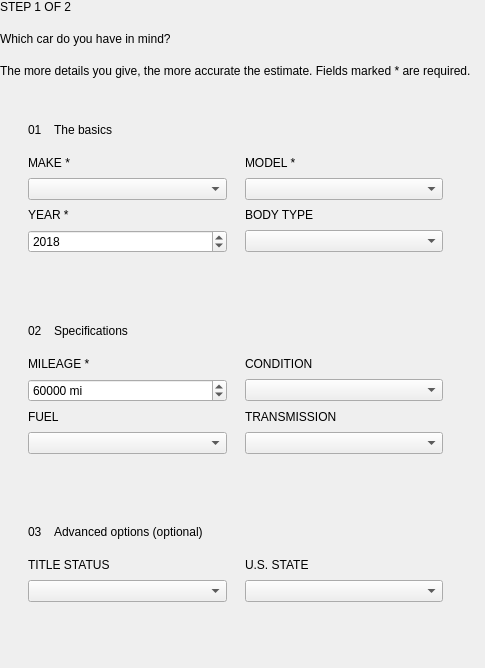
          <widget class="QWidget" name="scrollAreaVehicleContents">
           <layout class="QVBoxLayout" name="verticalLayoutVehicleContents">
            <property name="spacing">
             <number>18</number>
            </property>
            <property name="leftMargin">
             <number>0</number>
            </property>
            <property name="topMargin">
             <number>0</number>
            </property>
            <property name="rightMargin">
             <number>14</number>
            </property>
            <property name="bottomMargin">
             <number>0</number>
            </property>
            <item>
             <widget class="QLabel" name="labelVehicleEyebrow">
              <property name="text">
               <string>STEP 1 OF 2</string>
              </property>
              <property name="sizePolicy">
               <sizepolicy hsizetype="Preferred" vsizetype="Fixed">
                <horstretch>0</horstretch>
                <verstretch>0</verstretch>
               </sizepolicy>
              </property>
              <property name="role" stdset="0">
               <string>eyebrow</string>
              </property>
             </widget>
            </item>
            <item>
             <widget class="QLabel" name="labelVehicleTitle">
              <property name="text">
               <string>Which car do you have in mind?</string>
              </property>
              <property name="sizePolicy">
               <sizepolicy hsizetype="Preferred" vsizetype="Fixed">
                <horstretch>0</horstretch>
                <verstretch>0</verstretch>
               </sizepolicy>
              </property>
              <property name="role" stdset="0">
               <string>title</string>
              </property>
             </widget>
            </item>
            <item>
             <widget class="QLabel" name="labelVehicleSubtitle">
              <property name="text">
               <string>The more details you give, the more accurate the estimate. Fields marked * are required.</string>
              </property>
              <property name="sizePolicy">
               <sizepolicy hsizetype="Preferred" vsizetype="Fixed">
                <horstretch>0</horstretch>
                <verstretch>0</verstretch>
               </sizepolicy>
              </property>
              <property name="role" stdset="0">
               <string>muted</string>
              </property>
             </widget>
            </item>
            <item>
             <widget class="QFrame" name="frameBasicCard">
              <property name="card" stdset="0">
               <bool>true</bool>
              </property>
              <property name="frameShape">
               <enum>QFrame::NoFrame</enum>
              </property>
              <layout class="QVBoxLayout" name="verticalLayout_frameBasicCard">
               <property name="spacing">
                <number>16</number>
               </property>
               <property name="leftMargin">
                <number>28</number>
               </property>
               <property name="topMargin">
                <number>24</number>
               </property>
               <property name="rightMargin">
                <number>28</number>
               </property>
               <property name="bottomMargin">
                <number>26</number>
               </property>
               <item>
                <layout class="QHBoxLayout" name="horizontalLayoutTitle_frameBasicCard">
                 <property name="spacing">
                  <number>12</number>
                 </property>
                 <property name="leftMargin">
                  <number>0</number>
                 </property>
                 <property name="topMargin">
                  <number>0</number>
                 </property>
                 <property name="rightMargin">
                  <number>0</number>
                 </property>
                 <property name="bottomMargin">
                  <number>0</number>
                 </property>
                 <item>
                  <widget class="QLabel" name="labelBasicCardNo">
                   <property name="text">
                    <string>01</string>
                   </property>
                   <property name="sizePolicy">
                    <sizepolicy hsizetype="Preferred" vsizetype="Fixed">
                     <horstretch>0</horstretch>
                     <verstretch>0</verstretch>
                    </sizepolicy>
                   </property>
                   <property name="role" stdset="0">
                    <string>stepNumber</string>
                   </property>
                  </widget>
                 </item>
                 <item>
                  <widget class="QLabel" name="labelBasicCardTitle">
                   <property name="text">
                    <string>The basics</string>
                   </property>
                   <property name="sizePolicy">
                    <sizepolicy hsizetype="Preferred" vsizetype="Fixed">
                     <horstretch>0</horstretch>
                     <verstretch>0</verstretch>
                    </sizepolicy>
                   </property>
                   <property name="role" stdset="0">
                    <string>cardTitle</string>
                   </property>
                  </widget>
                 </item>
                 <item>
                  <spacer name="spacerTitle_frameBasicCard">
                   <property name="orientation">
                    <enum>Qt::Horizontal</enum>
                   </property>
                   <property name="sizeHint">
                    <size>
                     <width>40</width>
                     <height>20</height>
                    </size>
                   </property>
                  </spacer>
                 </item>
                </layout>
               </item>
               <item>
                <layout class="QGridLayout" name="gridLayoutBasic">
                 <property name="leftMargin">
                  <number>0</number>
                 </property>
                 <property name="topMargin">
                  <number>0</number>
                 </property>
                 <property name="rightMargin">
                  <number>0</number>
                 </property>
                 <property name="bottomMargin">
                  <number>0</number>
                 </property>
                 <property name="horizontalSpacing">
                  <number>18</number>
                 </property>
                 <property name="verticalSpacing">
                  <number>8</number>
                 </property>
                 <item row="0" column="0" colspan="1">
                  <widget class="QLabel" name="labelManufacturer">
                   <property name="text">
                    <string>MAKE *</string>
                   </property>
                   <property name="sizePolicy">
                    <sizepolicy hsizetype="Preferred" vsizetype="Fixed">
                     <horstretch>0</horstretch>
                     <verstretch>0</verstretch>
                    </sizepolicy>
                   </property>
                   <property name="role" stdset="0">
                    <string>field</string>
                   </property>
                  </widget>
                 </item>
                 <item row="1" column="0" colspan="1">
                  <widget class="QComboBox" name="comboBoxManufacturer" />
                 </item>
                 <item row="0" column="1" colspan="1">
                  <widget class="QLabel" name="labelModel">
                   <property name="text">
                    <string>MODEL *</string>
                   </property>
                   <property name="sizePolicy">
                    <sizepolicy hsizetype="Preferred" vsizetype="Fixed">
                     <horstretch>0</horstretch>
                     <verstretch>0</verstretch>
                    </sizepolicy>
                   </property>
                   <property name="role" stdset="0">
                    <string>field</string>
                   </property>
                  </widget>
                 </item>
                 <item row="1" column="1" colspan="1">
                  <widget class="QComboBox" name="comboBoxModel" />
                 </item>
                 <item row="2" column="0" colspan="1">
                  <widget class="QLabel" name="labelYear">
                   <property name="text">
                    <string>YEAR *</string>
                   </property>
                   <property name="sizePolicy">
                    <sizepolicy hsizetype="Preferred" vsizetype="Fixed">
                     <horstretch>0</horstretch>
                     <verstretch>0</verstretch>
                    </sizepolicy>
                   </property>
                   <property name="role" stdset="0">
                    <string>field</string>
                   </property>
                  </widget>
                 </item>
                 <item row="3" column="0" colspan="1">
                  <widget class="QSpinBox" name="spinBoxYear">
                   <property name="minimum">
                    <number>1990</number>
                   </property>
                   <property name="maximum">
                    <number>2022</number>
                   </property>
                   <property name="value">
                    <number>2018</number>
                   </property>
                   <property name="singleStep">
                    <number>1</number>
                   </property>
                  </widget>
                 </item>
                 <item row="2" column="1" colspan="1">
                  <widget class="QLabel" name="labelType">
                   <property name="text">
                    <string>BODY TYPE</string>
                   </property>
                   <property name="sizePolicy">
                    <sizepolicy hsizetype="Preferred" vsizetype="Fixed">
                     <horstretch>0</horstretch>
                     <verstretch>0</verstretch>
                    </sizepolicy>
                   </property>
                   <property name="role" stdset="0">
                    <string>field</string>
                   </property>
                  </widget>
                 </item>
                 <item row="3" column="1" colspan="1">
                  <widget class="QComboBox" name="comboBoxType" />
                 </item>
                </layout>
               </item>
              </layout>
             </widget>
            </item>
            <item>
             <widget class="QFrame" name="frameSpecsCard">
              <property name="card" stdset="0">
               <bool>true</bool>
              </property>
              <property name="frameShape">
               <enum>QFrame::NoFrame</enum>
              </property>
              <layout class="QVBoxLayout" name="verticalLayout_frameSpecsCard">
               <property name="spacing">
                <number>16</number>
               </property>
               <property name="leftMargin">
                <number>28</number>
               </property>
               <property name="topMargin">
                <number>24</number>
               </property>
               <property name="rightMargin">
                <number>28</number>
               </property>
               <property name="bottomMargin">
                <number>26</number>
               </property>
               <item>
                <layout class="QHBoxLayout" name="horizontalLayoutTitle_frameSpecsCard">
                 <property name="spacing">
                  <number>12</number>
                 </property>
                 <property name="leftMargin">
                  <number>0</number>
                 </property>
                 <property name="topMargin">
                  <number>0</number>
                 </property>
                 <property name="rightMargin">
                  <number>0</number>
                 </property>
                 <property name="bottomMargin">
                  <number>0</number>
                 </property>
                 <item>
                  <widget class="QLabel" name="labelSpecsCardNo">
                   <property name="text">
                    <string>02</string>
                   </property>
                   <property name="sizePolicy">
                    <sizepolicy hsizetype="Preferred" vsizetype="Fixed">
                     <horstretch>0</horstretch>
                     <verstretch>0</verstretch>
                    </sizepolicy>
                   </property>
                   <property name="role" stdset="0">
                    <string>stepNumber</string>
                   </property>
                  </widget>
                 </item>
                 <item>
                  <widget class="QLabel" name="labelSpecsCardTitle">
                   <property name="text">
                    <string>Specifications</string>
                   </property>
                   <property name="sizePolicy">
                    <sizepolicy hsizetype="Preferred" vsizetype="Fixed">
                     <horstretch>0</horstretch>
                     <verstretch>0</verstretch>
                    </sizepolicy>
                   </property>
                   <property name="role" stdset="0">
                    <string>cardTitle</string>
                   </property>
                  </widget>
                 </item>
                 <item>
                  <spacer name="spacerTitle_frameSpecsCard">
                   <property name="orientation">
                    <enum>Qt::Horizontal</enum>
                   </property>
                   <property name="sizeHint">
                    <size>
                     <width>40</width>
                     <height>20</height>
                    </size>
                   </property>
                  </spacer>
                 </item>
                </layout>
               </item>
               <item>
                <layout class="QGridLayout" name="gridLayoutSpecs">
                 <property name="leftMargin">
                  <number>0</number>
                 </property>
                 <property name="topMargin">
                  <number>0</number>
                 </property>
                 <property name="rightMargin">
                  <number>0</number>
                 </property>
                 <property name="bottomMargin">
                  <number>0</number>
                 </property>
                 <property name="horizontalSpacing">
                  <number>18</number>
                 </property>
                 <property name="verticalSpacing">
                  <number>8</number>
                 </property>
                 <item row="0" column="0" colspan="1">
                  <widget class="QLabel" name="labelOdometer">
                   <property name="text">
                    <string>MILEAGE *</string>
                   </property>
                   <property name="sizePolicy">
                    <sizepolicy hsizetype="Preferred" vsizetype="Fixed">
                     <horstretch>0</horstretch>
                     <verstretch>0</verstretch>
                    </sizepolicy>
                   </property>
                   <property name="role" stdset="0">
                    <string>field</string>
                   </property>
                  </widget>
                 </item>
                 <item row="1" column="0" colspan="1">
                  <widget class="QSpinBox" name="spinBoxOdometer">
                   <property name="minimum">
                    <number>0</number>
                   </property>
                   <property name="maximum">
                    <number>400000</number>
                   </property>
                   <property name="value">
                    <number>60000</number>
                   </property>
                   <property name="singleStep">
                    <number>5000</number>
                   </property>
                   <property name="suffix">
                    <string> mi</string>
                   </property>
                   <property name="groupSeparatorShown">
                    <bool>true</bool>
                   </property>
                  </widget>
                 </item>
                 <item row="0" column="1" colspan="1">
                  <widget class="QLabel" name="labelCondition">
                   <property name="text">
                    <string>CONDITION</string>
                   </property>
                   <property name="sizePolicy">
                    <sizepolicy hsizetype="Preferred" vsizetype="Fixed">
                     <horstretch>0</horstretch>
                     <verstretch>0</verstretch>
                    </sizepolicy>
                   </property>
                   <property name="role" stdset="0">
                    <string>field</string>
                   </property>
                  </widget>
                 </item>
                 <item row="1" column="1" colspan="1">
                  <widget class="QComboBox" name="comboBoxCondition" />
                 </item>
                 <item row="2" column="0" colspan="1">
                  <widget class="QLabel" name="labelFuel">
                   <property name="text">
                    <string>FUEL</string>
                   </property>
                   <property name="sizePolicy">
                    <sizepolicy hsizetype="Preferred" vsizetype="Fixed">
                     <horstretch>0</horstretch>
                     <verstretch>0</verstretch>
                    </sizepolicy>
                   </property>
                   <property name="role" stdset="0">
                    <string>field</string>
                   </property>
                  </widget>
                 </item>
                 <item row="3" column="0" colspan="1">
                  <widget class="QComboBox" name="comboBoxFuel" />
                 </item>
                 <item row="2" column="1" colspan="1">
                  <widget class="QLabel" name="labelTransmission">
                   <property name="text">
                    <string>TRANSMISSION</string>
                   </property>
                   <property name="sizePolicy">
                    <sizepolicy hsizetype="Preferred" vsizetype="Fixed">
                     <horstretch>0</horstretch>
                     <verstretch>0</verstretch>
                    </sizepolicy>
                   </property>
                   <property name="role" stdset="0">
                    <string>field</string>
                   </property>
                  </widget>
                 </item>
                 <item row="3" column="1" colspan="1">
                  <widget class="QComboBox" name="comboBoxTransmission" />
                 </item>
                </layout>
               </item>
              </layout>
             </widget>
            </item>
            <item>
             <widget class="QFrame" name="frameAdvancedCard">
              <property name="card" stdset="0">
               <bool>true</bool>
              </property>
              <property name="frameShape">
               <enum>QFrame::NoFrame</enum>
              </property>
              <layout class="QVBoxLayout" name="verticalLayoutAdvanced">
               <property name="spacing">
                <number>16</number>
               </property>
               <property name="leftMargin">
                <number>28</number>
               </property>
               <property name="topMargin">
                <number>24</number>
               </property>
               <property name="rightMargin">
                <number>28</number>
               </property>
               <property name="bottomMargin">
                <number>26</number>
               </property>
               <item>
                <layout class="QHBoxLayout" name="horizontalLayoutAdvancedTitle">
                 <property name="spacing">
                  <number>12</number>
                 </property>
                 <property name="leftMargin">
                  <number>0</number>
                 </property>
                 <property name="topMargin">
                  <number>0</number>
                 </property>
                 <property name="rightMargin">
                  <number>0</number>
                 </property>
                 <property name="bottomMargin">
                  <number>0</number>
                 </property>
                 <item>
                  <widget class="QLabel" name="labelAdvancedNo">
                   <property name="text">
                    <string>03</string>
                   </property>
                   <property name="sizePolicy">
                    <sizepolicy hsizetype="Preferred" vsizetype="Fixed">
                     <horstretch>0</horstretch>
                     <verstretch>0</verstretch>
                    </sizepolicy>
                   </property>
                   <property name="role" stdset="0">
                    <string>stepNumber</string>
                   </property>
                  </widget>
                 </item>
                 <item>
                  <widget class="QLabel" name="labelAdvancedCardTitle">
                   <property name="text">
                    <string>Advanced options (optional)</string>
                   </property>
                   <property name="sizePolicy">
                    <sizepolicy hsizetype="Preferred" vsizetype="Fixed">
                     <horstretch>0</horstretch>
                     <verstretch>0</verstretch>
                    </sizepolicy>
                   </property>
                   <property name="role" stdset="0">
                    <string>cardTitle</string>
                   </property>
                  </widget>
                 </item>
                 <item>
                  <spacer name="spacerAdvancedTitle">
                   <property name="orientation">
                    <enum>Qt::Horizontal</enum>
                   </property>
                   <property name="sizeHint">
                    <size>
                     <width>40</width>
                     <height>20</height>
                    </size>
                   </property>
                  </spacer>
                 </item>
                </layout>
               </item>
               <item>
                <widget class="QWidget" name="widgetAdvancedFields">
                 <layout class="QGridLayout" name="gridLayoutAdvanced" columnstretch="1,1">
                  <property name="leftMargin">
                   <number>0</number>
                  </property>
                  <property name="topMargin">
                   <number>0</number>
                  </property>
                  <property name="rightMargin">
                   <number>0</number>
                  </property>
                  <property name="bottomMargin">
                   <number>0</number>
                  </property>
                  <property name="horizontalSpacing">
                   <number>18</number>
                  </property>
                  <property name="verticalSpacing">
                   <number>8</number>
                  </property>
                  <item row="0" column="0" colspan="1">
                   <widget class="QLabel" name="labelTitleStatus">
                    <property name="text">
                     <string>TITLE STATUS</string>
                    </property>
                    <property name="sizePolicy">
                     <sizepolicy hsizetype="Preferred" vsizetype="Fixed">
                      <horstretch>0</horstretch>
                      <verstretch>0</verstretch>
                     </sizepolicy>
                    </property>
                    <property name="role" stdset="0">
                     <string>field</string>
                    </property>
                   </widget>
                  </item>
                  <item row="1" column="0" colspan="1">
                   <widget class="QComboBox" name="comboBoxTitleStatus" />
                  </item>
                  <item row="0" column="1" colspan="1">
                   <widget class="QLabel" name="labelState">
                    <property name="text">
                     <string>U.S. STATE</string>
                    </property>
                    <property name="sizePolicy">
                     <sizepolicy hsizetype="Preferred" vsizetype="Fixed">
                      <horstretch>0</horstretch>
                      <verstretch>0</verstretch>
                     </sizepolicy>
                    </property>
                    <property name="role" stdset="0">
                     <string>field</string>
                    </property>
                   </widget>
                  </item>
                  <item row="1" column="1" colspan="1">
                   <widget class="QComboBox" name="comboBoxState" />
                  </item>
                 </layout>
                </widget>
               </item>
              </layout>
             </widget>
            </item>
            <item>
             <spacer name="spacerVehicleBottom">
              <property name="orientation">
               <enum>Qt::Vertical</enum>
              </property>
              <property name="sizeHint">
               <size>
                <width>20</width>
                <height>40</height>
               </size>
              </property>
             </spacer>
            </item>
           </layout>
          </widget>
